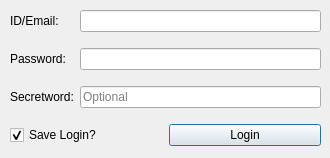
<?xml version="1.0" encoding="UTF-8"?>
<ui version="4.0">
 <class>LoginDialog</class>
 <widget class="QDialog" name="LoginDialog">
  <property name="geometry">
   <rect>
    <x>0</x>
    <y>0</y>
    <width>330</width>
    <height>158</height>
   </rect>
  </property>
  <property name="sizePolicy">
   <sizepolicy hsizetype="Fixed" vsizetype="Fixed">
    <horstretch>0</horstretch>
    <verstretch>0</verstretch>
   </sizepolicy>
  </property>
  <property name="minimumSize">
   <size>
    <width>330</width>
    <height>158</height>
   </size>
  </property>
  <property name="maximumSize">
   <size>
    <width>330</width>
    <height>158</height>
   </size>
  </property>
  <property name="windowTitle">
   <string>pyNotify Login</string>
  </property>
  <widget class="QWidget" name="gridLayoutWidget">
   <property name="geometry">
    <rect>
     <x>0</x>
     <y>0</y>
     <width>331</width>
     <height>121</height>
    </rect>
   </property>
   <layout class="QGridLayout" name="gridLayout">
    <property name="leftMargin">
     <number>10</number>
    </property>
    <property name="rightMargin">
     <number>10</number>
    </property>
    <item row="1" column="0">
     <widget class="QLabel" name="label_2">
      <property name="text">
       <string>Password:</string>
      </property>
     </widget>
    </item>
    <item row="2" column="0">
     <widget class="QLabel" name="label_3">
      <property name="text">
       <string>Secretword:</string>
      </property>
     </widget>
    </item>
    <item row="0" column="0">
     <widget class="QLabel" name="label">
      <property name="text">
       <string>ID/Email:</string>
      </property>
     </widget>
    </item>
    <item row="0" column="1">
     <widget class="QLineEdit" name="idEdit"/>
    </item>
    <item row="1" column="1">
     <widget class="QLineEdit" name="passwordEdit">
      <property name="inputMethodHints">
       <set>Qt::ImhHiddenText|Qt::ImhNoAutoUppercase|Qt::ImhNoPredictiveText|Qt::ImhSensitiveData</set>
      </property>
      <property name="inputMask">
       <string/>
      </property>
      <property name="echoMode">
       <enum>QLineEdit::Password</enum>
      </property>
     </widget>
    </item>
    <item row="2" column="1">
     <widget class="QLineEdit" name="secretwordEdit">
      <property name="toolTip">
       <string>&lt;html&gt;&lt;head/&gt;&lt;body&gt;&lt;p&gt;Optional&lt;/p&gt;&lt;/body&gt;&lt;/html&gt;</string>
      </property>
      <property name="text">
       <string/>
      </property>
      <property name="echoMode">
       <enum>QLineEdit::Password</enum>
      </property>
      <property name="placeholderText">
       <string>Optional</string>
      </property>
     </widget>
    </item>
   </layout>
  </widget>
  <widget class="QWidget" name="horizontalLayoutWidget">
   <property name="geometry">
    <rect>
     <x>0</x>
     <y>120</y>
     <width>321</width>
     <height>31</height>
    </rect>
   </property>
   <layout class="QHBoxLayout" name="horizontalLayout">
    <property name="leftMargin">
     <number>10</number>
    </property>
    <item>
     <widget class="QCheckBox" name="storeCheck">
      <property name="enabled">
       <bool>true</bool>
      </property>
      <property name="focusPolicy">
       <enum>Qt::ClickFocus</enum>
      </property>
      <property name="toolTip">
       <string>This stores your ID and password encrypted on your disk</string>
      </property>
      <property name="text">
       <string>Save Login?</string>
      </property>
      <property name="checked">
       <bool>true</bool>
      </property>
     </widget>
    </item>
    <item>
     <widget class="QPushButton" name="loginButton">
      <property name="focusPolicy">
       <enum>Qt::StrongFocus</enum>
      </property>
      <property name="text">
       <string>Login</string>
      </property>
      <property name="shortcut">
       <string>Return</string>
      </property>
     </widget>
    </item>
   </layout>
  </widget>
 </widget>
 <resources/>
 <connections/>
</ui>
